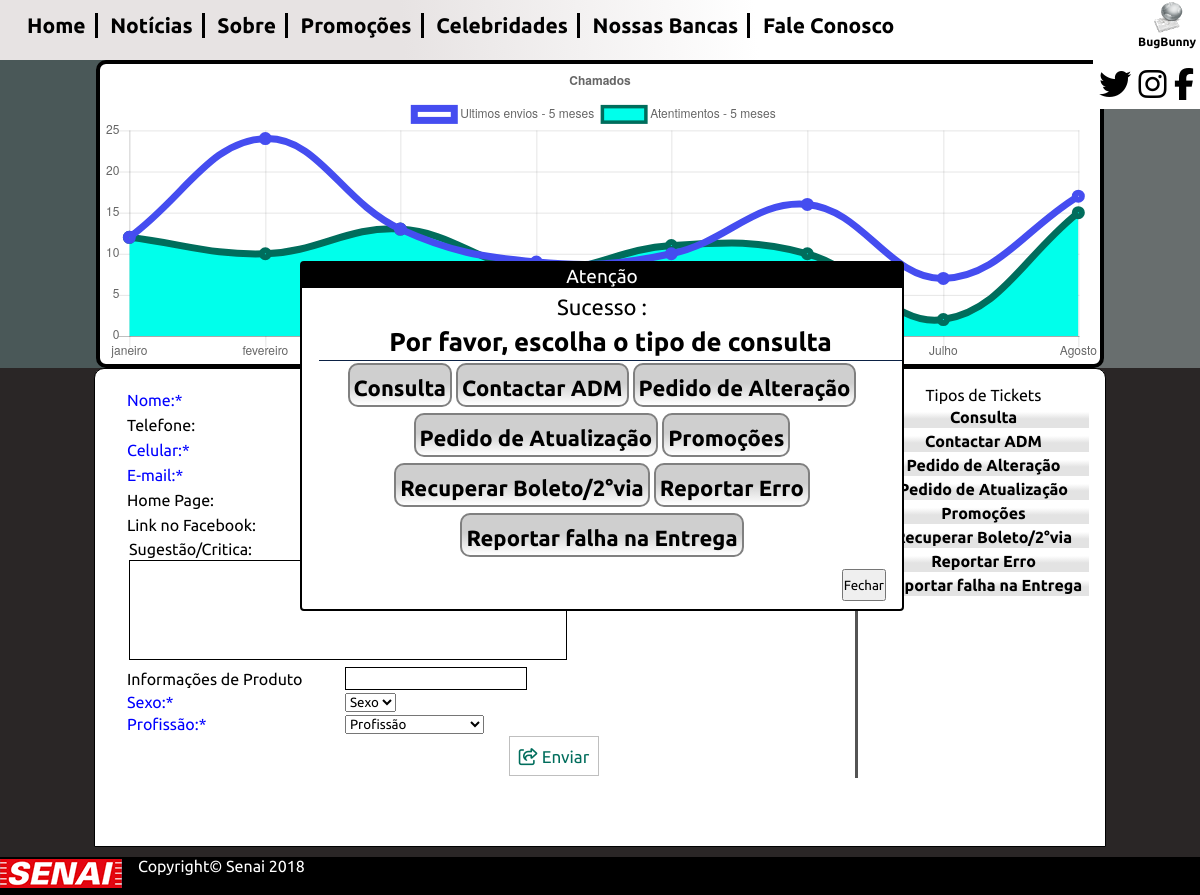
The page /contact.php on the database its author committed.
### tables this page shows
CREATE table IF NOT EXISTS tbl_tipos_tickets(id int primary key auto_increment,tipo varchar(100)not null unique);

### cdn/resorces.php (called while the page is built, shortened)
<?php
function getTickets(& $conexao) {
    $Tickets[] = array();
    $sqlQuery = "SELECT * FROM tbl_tipos_tickets order by tipo asc;";
    $query = mysqli_query($conexao, $sqlQuery);
    while ($rsTicket = mysqli_fetch_object($query)) {
        $Tickets [] = $rsTicket;
    }
    return $Tickets;
}
?>

### contact.php (the view, shortened to what this page needs)
<?php require_once './cdn/resorces.php'; ?>
<?php
try {
     $con = conect();
    if (isset($_GET['btnEnviar'])) {
        $nome = strip_tags($_GET['txtNome']);
        $telefone = strip_tags($_GET['txtTelefone']);
        $celular = strip_tags($_GET['txtCelular']);
        $email = strip_tags($_GET['txtEmail']);
        $website = strip_tags($_GET['txtHomePage']);
        $facebook = strip_tags(urldecode($_GET['txtFacebook']));
        $critica = strip_tags($_GET['ariaCritica']);
        $produto = strip_tags($_GET['txtProduto']);
        $sexo = strip_tags($_GET['slcSexo']);
        $profissao = strip_tags($_GET['slcProfissao']);
        $tipo = strip_tags($_GET['txtTipo']);
        $dataCriacao = date('Y-m-d H:i:s');
        $ValidaTamanho = strlen($nome) <= 100 && strlen($critica) <= 1024 && strlen($telefone) <= 16 && strlen($celular) <= 17 && strlen($email) <= 100 && strlen($website) <= 256 && strlen($facebook) <= 126 && strlen($produto) <= 128;
        $ValidaDados = preg_match('/[a-z A-Z ã ç á é í õ ó ê è ì Ç Ã Õ Á É Ó À È Ò Ù ú ù]*/', $nome) && preg_match('/^(|\((1[1-9]|2[12478]|3[1234578]|4[1-9]|5[1345]|6[1-9]|7[134579]|8[1-9]|9[1-9])\)([0-9]{4}[-][0-9]{4}))+$/', $telefone) && preg_match('/^(\((1[1-9]|2[12478]|3[1234578]|4[1-9]|5[1345]|6[1-9]|7[134579]|8[1-9]|9[1-9])\)(9[0-9]{4}[-][0-9]{4}))+$/', $celular) && preg_match('/^([a-z._\-0-9áéíóúàèìòùâêîôûãẽĩõũç]*@+([a-z0-9]+.+[a-z0-9])*)+$/', $email) && (trim($website) == "" || preg_match('((http://|https://|)[a-z]*(\.[a-z]+)(/|))', $website)) && (trim($facebook) == "" || preg_match('(([a-z]{2}\.|)facebook.com([.][a-z]*|)/([a-z A-Z 0-9. ã ç á é í õ ô ó ê è ì Ç Ã Õ Á É Ó À È Ò Ù ú ù]*))', $facebook)) && preg_match('/^[0-9]+$/', $tipo) && preg_match('/^[0-9]+$/', $profissao);
        if ($ValidaTamanho && $ValidaDados) {
            $frmChamado['nome'] = $nome;
            $frmChamado['telefone'] = $telefone;
            $frmChamado['celular'] = $celular;
            $frmChamado['email'] = $email;
            $frmChamado['website'] = $website;
            $frmChamado['facebook'] = $facebook;
            $frmChamado['critica'] = $critica;
            $frmChamado['produto'] = $produto;
            $frmChamado['sexo'] = $sexo;
            $frmChamado['profissao'] = $profissao;
            $frmChamado['dataCriacao'] = $dataCriacao;
            $frmChamado['tipo'] = $tipo;
            $frmChamado = (object) $frmChamado;
            if (gravarPedido($frmChamado)) {
                $msgAlertaSucess = "<p>Sucesso!! Ticket inserido com sucesso.</p>";
                unset($nome);
                unset($email);
                unset($celular);
                unset($critica);
                unset($website);
                unset($facebook);
                unset($produto);
                unset($telefone);
            } else {
                $msgAlertaErro = "Erro ao gravar Tickets!Por favor verifique se nenhum campo teve OverFlouw(estourou)";
            }
        } else {
            $msgAlertaErro = "Erro ao gerar Ticket!Por favor verifique se o dados estão corretos!";
        }
    } else {
        $msgAlertaSucess = "<div class='DialogoEscolha'><h3>Por favor, escolha o tipo de consulta</h3>";
        $ListaTickets = getTickets($con);
        for ($i = 1; $i < count($ListaTickets); $i++) {
            $ListaId = $ListaTickets[$i]->id;
            $ListaTipo = $ListaTickets[$i]->tipo;
            $msgAlertaSucess .= "<div class='ItemTicketDialog' data-tipo-id='$ListaId'> $ListaTipo</div>";
        }
        $msgAlertaSucess .= "</div>";
    }
} catch (Exception $e) {
    $msgAlertaErro = " Erro Catastrofico no Sistema!!!" . $e->getMessage();
}
?>
<!DOCTYPE html>
<html lang="pt-br" dir="ltr">
    <head>
        <link rel="stylesheet" href="./fonts/awesome/all.css">
        <?php include_once './head.php'; ?>
    </head>
    <body>
        <header>
            <div class="ItemCaixaHeader">
                <nav aria-label="main navigation">
                    <div class="CaixaMenu" role="menu">
                        <div class="ItemMenu BordaDireita"  role="menuitem"><a href="./index.php">Home</a></div>
                        <div class="ItemMenu BordaDireita"  role="menuitem"><a href="./news.php">Notícias</a></div>
                        <div class="ItemMenu BordaDireita"  role="menuitem"><a href="./about.php">Sobre</a></div>
                        <div class="ItemMenu BordaDireita"  role="menuitem"><a href="./offers.php">Promoções</a></div>
                        <div class="ItemMenu BordaDireita"  role="menuitem"><a href="./celebrities.php">Celebridades</a></div>
                        <div class="ItemMenu BordaDireita"  role="menuitem"><a href="./stalls.php">Nossas Bancas</a></div>
                        <div class="ItemMenu"   role="menuitem"><a href="contact.php">Fale Conosco</a></div>
                    </div>
                </nav>
            </div>
            <div class="ItemCaixaHeader">
                <div class="Logo">
                    <img alt=" Logo do site" title="logo" height="32" width="32" src="img/logo2.png">
                    <p>BugBunny</p>
                </div>
            </div>
        </header>
        <div role="banner">
            <div class="CaixaRedesSociais">
                <i class="fab fa-twitter"></i>
                <i class="fab fa-instagram"></i>
                <i class="fab fa-facebook-f"></i>
            </div>
            <canvas id="Grafico" height="300" width="1000">
            </canvas>
            <script>
                var canvas = document.getElementById("Grafico");
                var myChart = new Chart(canvas, {
                    type: 'line',
                    data: {
                        labels: ["janeiro", "fevereiro", "março", "abril", "maio", "Junho", "Julho", "Agosto"],
                        datasets: [{
                                label: "Ultimos envios - 5 meses",
                                data: [12, 24, 13, 9, 10, 16, 7, 17],
                                borderWidth: 7,
                                borderColor: "#454df0",
                                backgroundColor: "transparent",
                            }, {
                                label: "Atentimentos - 5 meses",
                                data: [12, 10, 13, 8, 11, 10, 2, 15],
                                borderWidth: 7,
                                borderColor: "#006D5C",
                                backgroundColor: "#00ffeb",
                            }]
                    },
                    options: {
                        title: {
                            display: true,
                            text: "Chamados"
                        }
                    }
                });
            </script>
        </div>
        <div id="main" role="main">
            <div class="row">
                <div data-style="CaixaDireita" class="cold8 BordaDireita">
                    <form name="frmTiket" method="GET" aria-labelledby="infofrm">
                        <div aria-live="polite" aria-relevant="all" id="tipoFrm">Consulta</div>
                        <table>
                            <tr>
                                <td><label  class="Obrigatorio" for="txtNome">Nome:*</label></td>
                                <td> <input id="txtNome" maxlength="100" type="text" pattern="[a-z A-Z ã ç á é í õ ó ê è ì Ç Ã Õ Á É Ó À È Ò Ù ú ù]*" name="txtNome" value="<?= @$nome ?>" required/> </td>
                            </tr>
                            <tr>
                                <td><label  for="txtTelefone">Telefone:</label></td>
                                <td> </td>
                            </tr>
                            <tr>
                                <td> <label class="Obrigatorio" for="txtCelular"> Celular:*</label> </td>
                                <td> </td>
                            </tr>
                            <tr>
                                <td><label  class="Obrigatorio" for="txtEmail">E-mail:*</label></td>
                                <td> <input id="txtEmail" maxlength="100" type="email" pattern="^([a-z._\-0-9áéíóúàèìòùâêîôûãẽĩõũç]*@+([a-z0-9]+.+[a-z0-9])*)+$" name="txtEmail" value="<?= @$email ?>" required/> </td>
                            </tr>
                            <tr>
                                <td><label for="txtHomePage">Home Page:</label></td>
                                <td> <input id="txtHomePage" maxlength="100" type="url" name="txtHomePage" value="<?= @$website ?>" /> </td>
                            </tr>
                            <tr>
                                <td><label for="txtFcebook"> Link no Facebook:</label></td>
                                <td> </td>
                            </tr>
                            <tr>
                                <td colspan="2">
                                    <table>
                                        <tr>
                                            <td><label for="areaCritica">Sugestão/Critica:</label></td>
                                        </tr>
                                        <tr>
                                            <td>
                                            </td>
                                        </tr>
                                    </table>
                                </td>
                            </tr>
                            <tr>
                                <td><label for="txtProduto">Informações de Produto </label></td>
                                <td> <input id="txtProduto" type="text" name="txtProduto" value="<?= @$produto ?>" /> </td>
                            </tr>
                            <tr>
                                <td><label class="Obrigatorio" for="slcSexo">Sexo:*</label></td>
                                <td>
                                    <select id="slcSexo" name="slcSexo" required>
                                        <option value="" selected>Sexo</option>
                                    </select>
                                </td>
                            </tr>
                            <tr>
                                <td><label class="Obrigatorio" for="slcProfissao">Profissão:*</label></td>
                                <td>
                                    <select id="slcProfissao" name="slcProfissao" required>
                                        <option value="" selected>Profissão</option>
                                    </select>
                                </td>
                            </tr>
                            <tr>
                                <td colspan="2">
                                    <button class="btn" id="btnSubmit" name="btnEnviar" type="submit"><i class="far fa-share-square"></i> Enviar</button>
                                </td>
                            </tr>
                        </table>
                    </form>
                </div>
                <div data-style="CaixaEsquerda">
                    Tipos de Tickets
                    <?php
                    $ListaTickets = getTickets($con);
                    for ($i = 1; $i < count($ListaTickets); $i++) {
                        ?>
                        <span class="ItemTicket" tabindex="0" data-tipo-id="<?= $ListaTickets[$i]->id ?>"><?= $ListaTickets[$i]->tipo ?></span>
                    <?php } ?>
                </div>
            </div>
        </div>
        <footer>
            <p>Copyright© Senai 2018</p>
        </footer>
        <?php
        if (isset($msgAlertaSucess)) {
            include './elements/AlertaDefault.php';
        }
        ?>
    </body>
</html>

### css/contact.css (style rules this page uses)
div[role="banner"] { margin-top: 60px; width: 100%; background: rgb(104,110,110); background: linear-gradient(265deg, rgba(104,110,110,1) 38%, rgba(74,88,88,1) 67%); }
#tipoFrm { margin-left: 516px; position: absolute; font-size: 18px; border-bottom: solid 1px; width: 212px; text-align: center; }
div[role="banner"] canvas { display:block; max-width: 1000px; margin-left: auto; margin-right: auto; background-color: white; border: solid 4px black; border-radius: 10px; }
#main { min-height: 440px; height: auto; overflow: hidden; width: 1000px; margin-left: auto; margin-right: auto; padding-top: 17px; padding-bottom: 20px; padding-left: 10px; border: solid 1px black; border-top-left-radius: 10px; border-top-right-radius: 10px; background-color: white; }
div[data-style="CaixaDireita"] { border-right-style: inset; float: left; }
div[data-style="CaixaEsquerda"] { width: 211px; float: left; padding-left: 20px; text-align: center; }
form[name="frmTiket"] { padding-left: 20px; padding-right: 20px; }
input[name*="txt"] { float: left; font-size:15px; height: 21px; width: 180px; border: solid 1px black; }
#btnSubmit { float: right; height: 40px; width: 90px; font-size: 17px; background-color: transparent; border: solid 1px #BFBFBF; margin-right: -30px; color:#006D5C; }
.ItemTicket { width: 100%; margin-left: auto; margin-right: auto; min-height: 20px; padding-top: 4px; text-align: center; background: rgb(227,227,227); background: linear-gradient(360deg, rgba(227,227,227,1) 38%, rgba(255,255,255,1) 67%); display:block; cursor: pointer; font-weight: bold; }
.DialogoEscolha .ItemTicketDialog { height: 22px; min-width: 32px; border-radius: 10px; background: rgb(207,207,207); background: linear-gradient(180deg, rgba(207,207,207,1) 45%, rgba(255,255,255,1) 100%); display: inline-block; margin: 2px; margin-bottom: 4px; padding-right: 4px; padding-left: 4px; padding-top: 10px; padding-bottom: 8px; color: black; font-weight: bolder; border: solid 2px #808080; padding-bottom: 8px; }

### css/style.css (style rules this page uses)
* { font-family: ubuntu,Verdana,Helvetica,comic; margin: 0px; padding: 0px; }
.row { width: 100%; }
.cold10,.cold9,.cold8,.cold7,.cold6,.cold5,.cold4,.cold3,.cold2,.cold1 { display: inline-block; }
.cold8 { width: 75%; }
.BordaDireita { border-right: solid 2px black; border-right-width: 3px; }
.Obrigatorio { color: blue; }
.btn { border:solid 1px #D2D2D2; color: #006D5C; font-weight: 500; margin-right: 1em; padding-top: 4px; padding-bottom: 4px; text-align: center; font-size: 0.7em; background-color: white; }
a { color:black; text-decoration: none; }

### css/estruturadefault.css (style rules this page uses)
body { background-color:#2a2626; margin: 0px; padding: 0px; }
header { display: block; width: 100%; height: 60px; background: rgb(255,255,255); background: linear-gradient(265deg, rgba(255,255,255,1) 38%, rgba(231,227,227,1) 67%); position:fixed; padding-left: 20px; margin-bottom: 10px; top:0; z-index: 999; }
header .ItemCaixaHeader { padding-top: 13px; }
header .ItemCaixaHeader nav .CaixaMenu .ItemMenu { display: inline-block; min-width: 40px; margin-left: 2px; margin-right: 2px; padding-left: 5px; padding-right: 9px; font-size: 21px; text-align: center; font-weight: bold; }
header .ItemCaixaHeader .Logo { float: right; font-size: 12px; text-align: center; font-weight: bold; margin-right: 24px; margin-top: -50px; }
.CaixaRedesSociais { font-size: 32px; color:black; text-align: right; position: fixed; z-index: 995; background-color: white; padding: 6px; right: 0; }
footer { width: 100%; height: 40px; background-color: black; display: block; bottom: 0; color:white; margin-top:10px; }
footer:before { content: url(../img/logos/senai.png); float: left; margin-right: 16px; margin-top:2px; }

### css/elements.css (style rules this page uses)
article h1,h2,h3,h4 { border-bottom: solid 1px #0b2144; margin-left: 17px; padding-top: 7px; padding-bottom: 3px; }

### rows shown on the page
tbl_tipos_tickets: tipo "Consulta"
tbl_tipos_tickets: tipo "Contactar ADM"
tbl_tipos_tickets: tipo "Pedido de Alteração"
tbl_tipos_tickets: tipo "Pedido de Atualização"
tbl_tipos_tickets: tipo "Promoções"
tbl_tipos_tickets: tipo "Recuperar Boleto/2°via"
tbl_tipos_tickets: tipo "Reportar Erro"
tbl_tipos_tickets: tipo "Reportar falha na Entrega"
